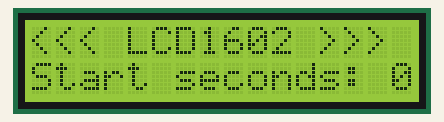
A sketch run on a simulated Arduino Uno, built with avr-gcc and run on an emulated ATmega328P. Parts: 16×2 character LCD.

Above: at 0.1 s.
At 5.3 s:
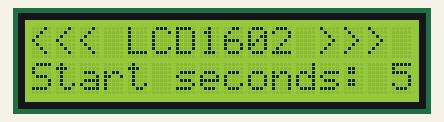
At 7.4 s:
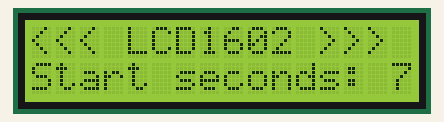
At 10.4 s:
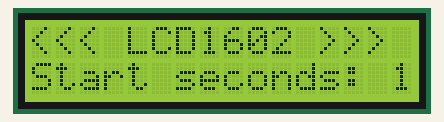
At 20.8 s:
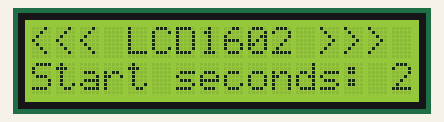
At 31.1 s:
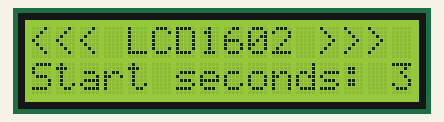

The sketch:

lcd1602.ino
```cpp
 #include <LiquidCrystal_I2C.h>


/***
 *
 *  address 0x20, 0x27, 0x3F
 *  SDA --> A4 , SCL --->A5
 ****/

 LiquidCrystal_I2C lcd(0x3F,16,2);


void setup() {

       lcd.init();
       lcd.backlight();

}

int count = 0;
void loop() {

       lcd.setCursor(0,0);
       lcd.print("<<< LCD1602 >>>");

       lcd.setCursor(0,1);
       lcd.print("Start seconds: "+(String)count);

       if(count >100) {

        lcd.clear();
        count = 0;

        }

       count++;
       delay(1000);

}
```

Measured:
- what the display in image 1 shows lasts 1.1 s, from 5.2 s to 6.3 s
- what the display in image 3 shows lasts 10.3 s, from 10.4 s to 20.7 s
